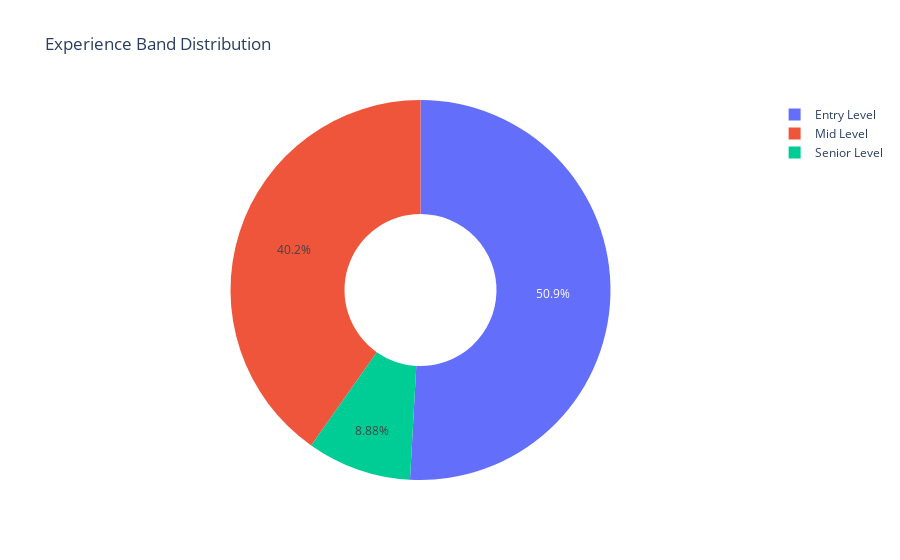

Notebook code for this chart:
### Code cell
fig = px.pie(df, names='Experience Band', title='Experience Band Distribution', hole=0.4)
fig.show()

### Figure 1 — Plotly figure (JSON) as saved in the notebook; plotly's stock layout.template omitted (floating-point values rounded to 4 significant figures; data arrays with more than 128 entries replaced by an {"elided": "..."} marker saying what was removed)
{"data": [{"domain": {"x": [0, 1], "y": [0, 1]}, "hole": 0.4, "hovertemplate": "Experience Band=%{label}<extra></extra>", "labels": {"elided": "11749 str values"}, "legendgroup": "", "name": "", "showlegend": true, "type": "pie"}], "layout": {"legend": {"tracegroupgap": 0}, "title": {"text": "Experience Band Distribution"}}}
